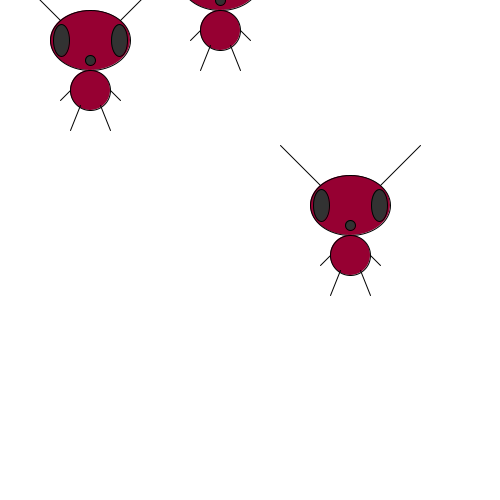
Frame 1 (no input)
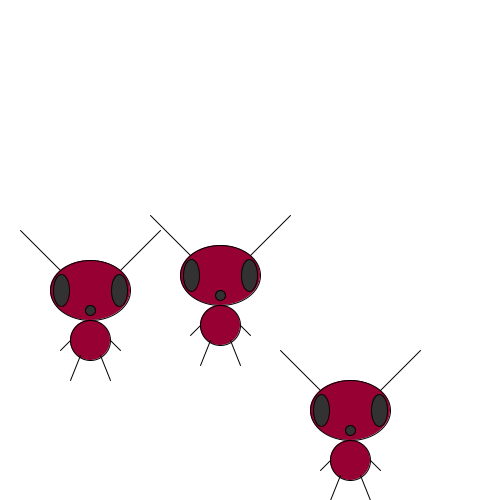
Frame 60 (the mouse pressed at the canvas centre just before this capture)
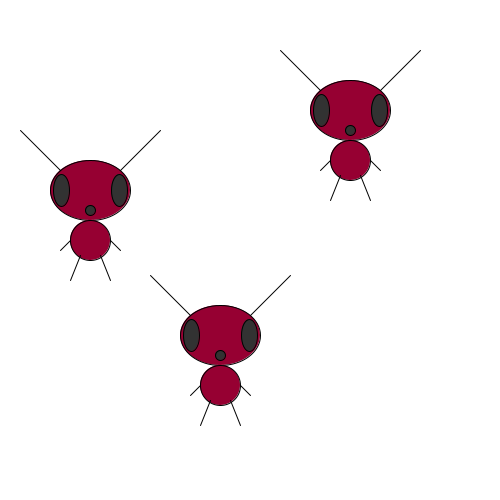
Frame 120 (the mouse held since frame 60 and released just before this capture)

The Processing sketch that drew these frames (run headless with seeded random() and noise(); from frame 60 on, the mouse is pressed at the canvas centre):

// Processing sketch: processing_132170
// ── processing_132170.pde

Monster mijnMonster;
Monster mijnMonster2;
Monster mijnMonster3;
 
void setup() {
  size(500, 500);
  mijnMonster = new Monster(90, 80, 10);
  mijnMonster2 = new Monster(220, 25, 5);
  mijnMonster3 = new Monster(350, 250, 5);
}
 
void draw() {
  background(255);
  mijnMonster.update();
  mijnMonster.testRand();
  mijnMonster.drawMonster();
 
  mijnMonster2.update();
  mijnMonster2.testRand();
  mijnMonster2.drawMonster();
 
  mijnMonster3.update();
  mijnMonster3.testRand();
  mijnMonster3.drawMonster();
}
 
class Monster { //Class van het monstertje
  int monsterX;
  int monsterY;
  int richting;
  int teller;
  boolean test; //Zorgt voor kleur
 
  Monster (int tempX, int tempY, int tempRichting) {
    monsterX = tempX;
    monsterY = tempY; 
    richting = tempRichting; //Snelheid
    test = true;
  }
 
  void update() {
    monsterY = monsterY + richting;
  }
 
  void testRand() {
    if (monsterY < 0 || monsterY > height) {
      richting=-richting;
 
      if (teller == 10) {
        teller = 0;
        test = !test;
      }
      teller = teller + 1;
    }
  }


  
void drawMonster(){
  fill(150,0,50);
  ellipse(monsterX, monsterY-50, 80, 60);
  fill(50);
  ellipse(monsterX-29, monsterY-50, 16, 32);   
  ellipse(monsterX+29, monsterY-50, 16, 32);
  ellipse(monsterX, monsterY-30, 10, 10);
  fill(150,0,50); //Kleur lichaam RGB
  ellipse(monsterX, monsterY, 40, 40); //lichaam //X=100 Y=130
  line(monsterX-30, monsterY+10, monsterX-20, monsterY);   //armen links
  line(monsterX+20, monsterY, monsterX+30, monsterY+10); //armen rechts
  line(monsterX-10, monsterY+15, monsterX-20, monsterY+40);   //benen links
  line(monsterX+10, monsterY+15, monsterX+20, monsterY+40); //benen rechts
  line(monsterX-30, monsterY-70, monsterX-70, monsterY-110); //spriet links
  line(monsterX+30, monsterY-70, monsterX+70, monsterY-110);  //spriet rechts
}

void drawBeweging(){
//bewegen monster naar rechts
if(monsterX >=80 && monsterY ==150){
  monsterX = monsterX +10;
  teller=teller+1;
}
//bewegen monster naar links
if(monsterX <= 420 && monsterY == 350){
  monsterX = monsterX -10;
}
//bewegen monster omlaag
if (monsterX == 350 && monsterY >=80){
  monsterY = monsterY +10;
}

//bewegen monster omhoog
if (monsterX == 80 && monsterY <=350){
  monsterY = monsterY -10;
}



}}
